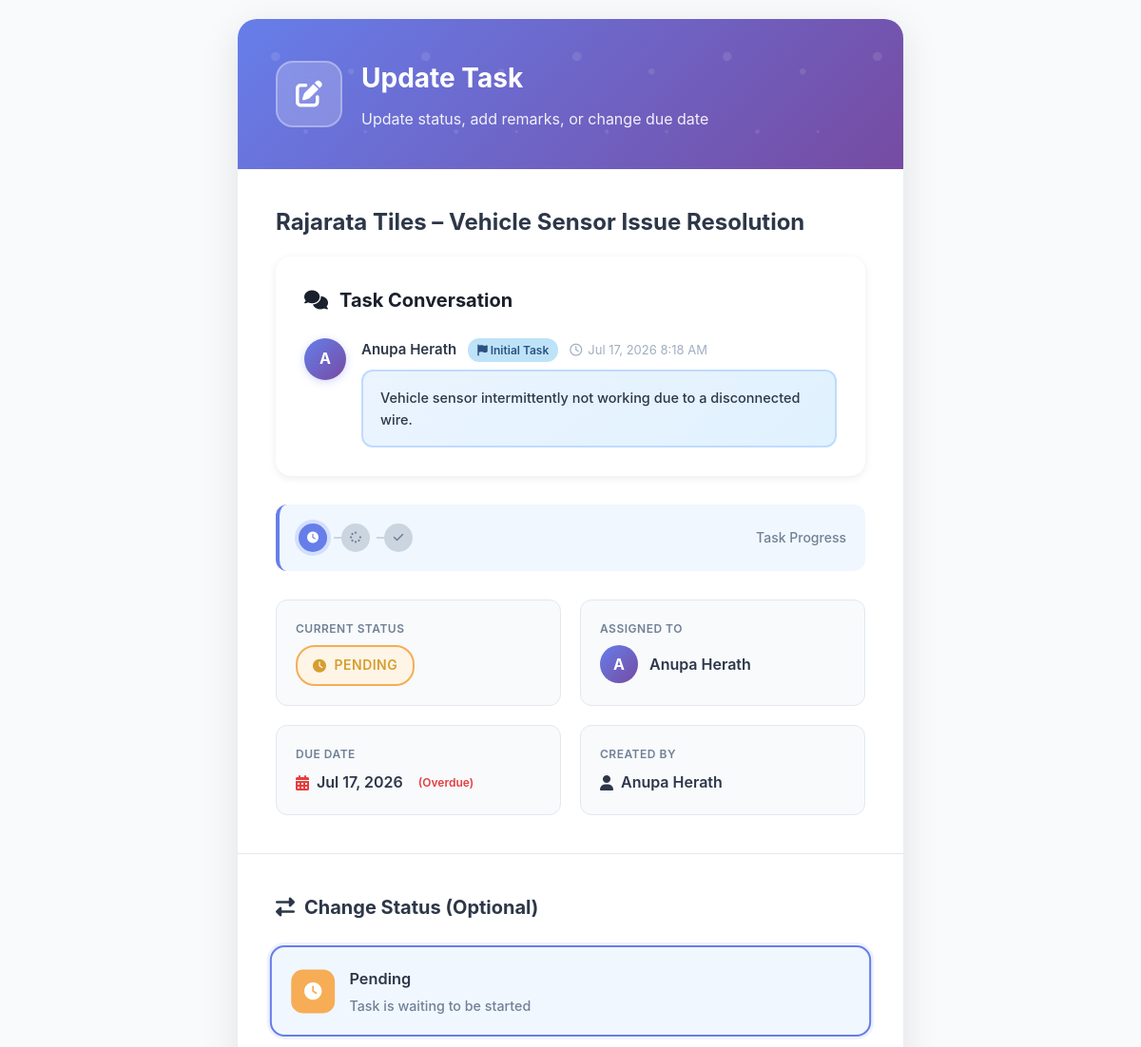
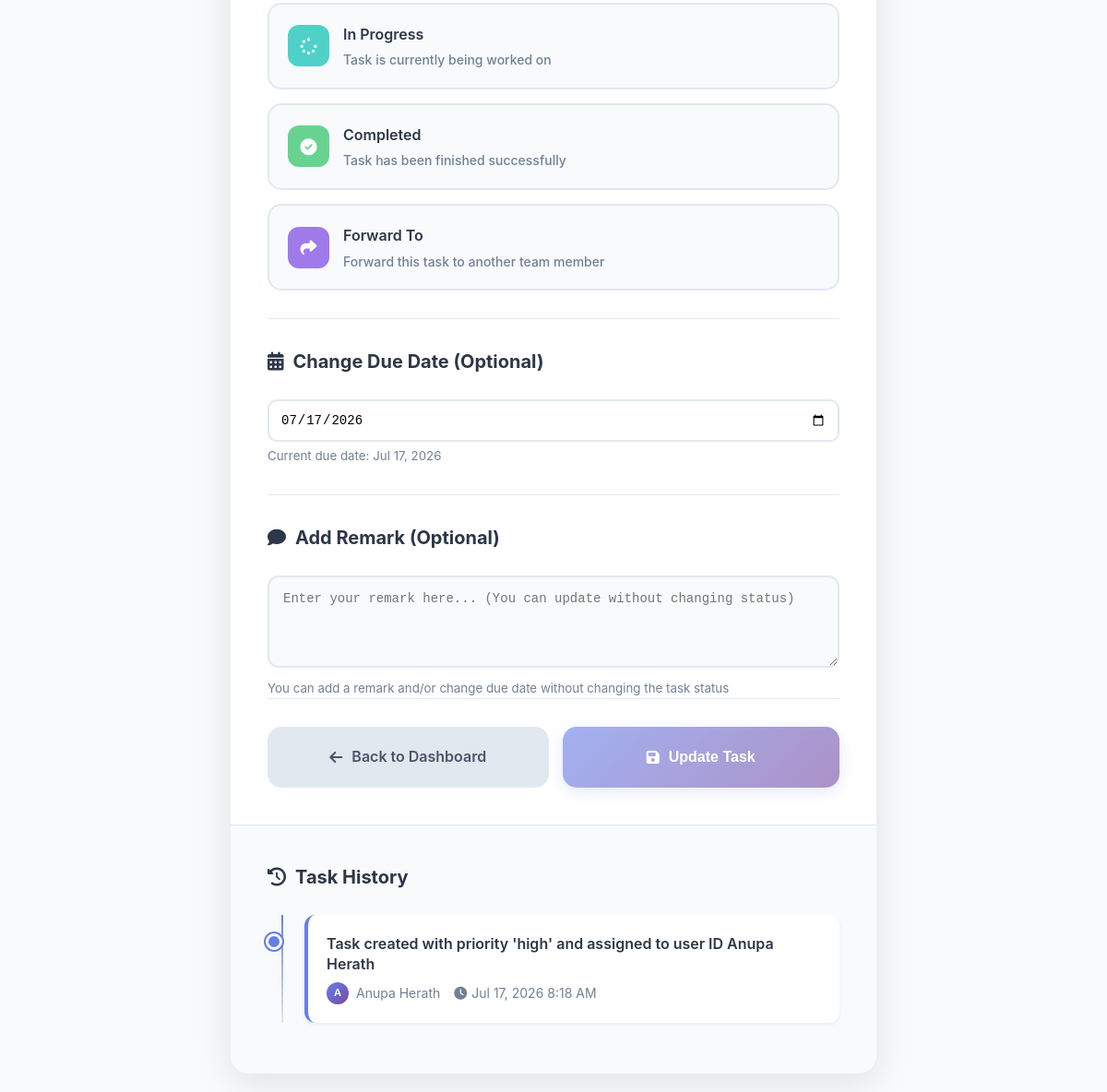
The page /update_task.php?id=839 (signed in) on the database its author committed (2 pictures, top to bottom).
### tables this page shows
CREATE TABLE `tasks` (
  `id` int(11) NOT NULL,
  `title` varchar(200) NOT NULL,
  `description` text,
  `assigned_to` int(11) NOT NULL,
  `created_by` int(11) NOT NULL,
  `status` enum('pending','in_progress','completed') DEFAULT 'pending',
  `priority` varchar(255) NOT NULL,
  `due_date` date DEFAULT NULL,
  `created_at` timestamp NOT NULL DEFAULT CURRENT_TIMESTAMP,
  `updated_at` timestamp NOT NULL DEFAULT CURRENT_TIMESTAMP ON UPDATE CURRENT_TIMESTAMP
);

CREATE TABLE `users` (
  `id` int(11) NOT NULL,
  `username` varchar(50) NOT NULL,
  `password` varchar(255) NOT NULL,
  `full_name` varchar(100) NOT NULL,
  `role` enum('Business Analyst','UI Developer','Intern Web Developer','Associate Web Developer','Senior Web Developer','Team Lead','Assistant Manager','Manager') NOT NULL,
  `email` varchar(100) DEFAULT NULL,
  `created_at` timestamp NOT NULL DEFAULT CURRENT_TIMESTAMP
);

CREATE TABLE `task_history` (
  `id` int(11) NOT NULL,
  `task_id` int(11) NOT NULL,
  `action` varchar(100) NOT NULL,
  `performed_by` int(11) NOT NULL,
  `performed_at` timestamp NOT NULL DEFAULT CURRENT_TIMESTAMP
);

### update_task.php (the view, shortened to what this page needs)
<?php
require_once 'config.php';
$task_id = $_GET['id'] ?? 0;
$stmt = $pdo->prepare("SELECT * FROM tasks WHERE id = ?");
$stmt->execute([$task_id]);
$task = $stmt->fetch();
$stmt = $pdo->prepare("SELECT full_name FROM users WHERE id = ?");
$stmt->execute([$task['assigned_to']]);
$assignee_name = $stmt->fetchColumn();
$stmt = $pdo->prepare("SELECT full_name FROM users WHERE id = ?");
$stmt->execute([$task['created_by']]);
$creator_name = $stmt->fetchColumn();
$stmt = $pdo->prepare("SELECT h.*, u.full_name FROM task_history h JOIN users u ON h.performed_by = u.id WHERE task_id = ? ORDER BY performed_at DESC");
$stmt->execute([$task_id]);
$history = $stmt->fetchAll();
$stmt = $pdo->prepare("
    SELECT r.*, u.full_name
    FROM task_remarks r
    JOIN users u ON r.created_by = u.id
    WHERE r.task_id = ?
    ORDER BY r.created_at DESC
");
$stmt->execute([$task_id]);
$remarks = $stmt->fetchAll();
?>
<!DOCTYPE html>
<html lang="en">
<head>
    <link href="https://cdnjs.cloudflare.com/ajax/libs/font-awesome/6.4.0/css/all.min.css" rel="stylesheet">
    <link rel="stylesheet" href="./assets/css/update_task.css">
</head>
<body>
    <div class="container">
        <div class="header">
            <div class="header-content">
                <div class="header-icon">
                    <i class="fas fa-edit"></i>
                </div>
                <div class="header-text">
                    <h1>Update Task</h1>
                    <p class="header-subtitle">Update status, add remarks, or change due date</p>
                </div>
            </div>
        </div>
        <div class="task-details">
            <h2 class="task-title"><?php echo htmlspecialchars($task['title']); ?></h2>
        <div class="conversation-section">
            <h3 class="conversation-title">
                <i class="fas fa-comments"></i>
                Task Conversation
            </h3>
            <?php if (empty($task['description']) && empty($remarks)): ?>
                <div class="conversation-empty">
                    <i class="fas fa-comment-slash"></i>
                    <p>No conversation history available yet.</p>
                </div>
            <?php else: ?>
                <div class="conversation-thread">
                    <?php if (!empty($task['description'])): ?>
                        <div class="conversation-message">
                            <div class="message-avatar">
                                <?php echo strtoupper(substr($creator_name, 0, 1)); ?>
                            </div>
                            <div class="message-content">
                                <div class="message-header">
                                    <span class="message-author"><?php echo htmlspecialchars($creator_name); ?></span>
                                    <span class="message-badge initial">
                                        <i class="fas fa-flag"></i> Initial Task
                                    </span>
                                    <span class="message-time">
                                        <i class="far fa-clock"></i>
                                        <?php echo date('M j, Y g:i A', strtotime($task['created_at'])); ?>
                                    </span>
                                </div>
                                <div class="message-body initial-description">
                                    <?php echo nl2br(htmlspecialchars($task['description'])); ?>
                                </div>
                            </div>
                        </div>
                    <?php endif; ?>
                </div>
            <?php endif; ?>
        </div>
            <div class="progress-indicator">
                <div class="progress-steps">
                    <div class="progress-step <?php echo $task['status'] === 'pending' ? 'current' : ($task['status'] === 'in_progress' || $task['status'] === 'completed' ? 'completed' : 'pending'); ?>">
                        <i class="fas fa-clock"></i>
                    </div>
                    <div class="progress-step <?php echo $task['status'] === 'in_progress' ? 'current' : ($task['status'] === 'completed' ? 'completed' : 'pending'); ?>">
                        <i class="fas fa-spinner"></i>
                    </div>
                    <div class="progress-step <?php echo $task['status'] === 'completed' ? 'current completed' : 'pending'; ?>">
                        <i class="fas fa-check"></i>
                    </div>
                </div>
                <div style="font-size: 14px; color: #718096; font-weight: 500;">
                    Task Progress
                </div>
            </div>
            <div class="task-meta">
                <div class="meta-item">
                    <div class="meta-label">Current Status</div>
                    <div class="meta-value">
                        <span class="status-current status-<?php echo $task['status']; ?>">
                            <i class="fas fa-<?php echo $task['status'] === 'pending' ? 'clock' : ($task['status'] === 'in_progress' ? 'spinner' : 'check-circle'); ?>"></i>
                            <?php echo ucfirst(str_replace('_', ' ', $task['status'])); ?>
                        </span>
                    </div>
                </div>
                <div class="meta-item">
                    <div class="meta-label">Assigned To</div>
                    <div class="meta-value">
                        <div class="assignee-info">
                            <div class="assignee-avatar">
                                <?php echo strtoupper(substr($assignee_name, 0, 1)); ?>
                            </div>
                            <?php echo htmlspecialchars($assignee_name); ?>
                        </div>
                    </div>
                </div>
                <div class="meta-item">
                    <div class="meta-label">Due Date</div>
                    <div class="meta-value">
                        <i class="fas fa-calendar-alt" style="color: <?php echo ($task['due_date'] < date('Y-m-d') && $task['status'] !== 'completed') ? '#e53e3e' : '#718096'; ?>;"></i>
                        <?php echo date('M j, Y', strtotime($task['due_date'])); ?>
                        <?php if ($task['due_date'] < date('Y-m-d') && $task['status'] !== 'completed'): ?>
                            <span style="color: #e53e3e; font-size: 12px; margin-left: 8px;">(Overdue)</span>
                        <?php endif; ?>
                    </div>
                </div>
                <div class="meta-item">
                    <div class="meta-label">Created By</div>
                    <div class="meta-value">
                        <i class="fas fa-user"></i>
                        <?php echo htmlspecialchars($creator_name); ?>
                    </div>
                </div>
            </div>
        </div>
        <div class="form-section">
            <h3 class="form-title">
                <i class="fas fa-exchange-alt"></i>
                Change Status (Optional)
            </h3>
            <form method="POST" id="updateStatusForm">
                <div class="status-options">
                    <div class="status-option pending">
                        <label for="status_pending">
                            <div class="status-icon">
                                <i class="fas fa-clock"></i>
                            </div>
                            <div class="status-text">
                                <div class="status-name">Pending</div>
                                <div class="status-description">Task is waiting to be started</div>
                            </div>
                        </label>
                    </div>
                    <div class="status-option in-progress">
                        <label for="status_progress">
                            <div class="status-icon">
                                <i class="fas fa-spinner"></i>
                            </div>
                            <div class="status-text">
                                <div class="status-name">In Progress</div>
                                <div class="status-description">Task is currently being worked on</div>
                            </div>
                        </label>
                    </div>
                    <div class="status-option completed">
                        <label for="status_completed">
                            <div class="status-icon">
                                <i class="fas fa-check-circle"></i>
                            </div>
                            <div class="status-text">
                                <div class="status-name">Completed</div>
                                <div class="status-description">Task has been finished successfully</div>
                            </div>
                        </label>
                    </div>
                    <div class="status-option forward">
                        <label for="status_forward">
                            <div class="status-icon">
                                <i class="fas fa-share"></i>
                            </div>
                            <div class="status-text">
                                <div class="status-name">Forward To</div>
                                <div class="status-description">Forward this task to another team member</div>
                            </div>
                        </label>
                    </div>
                </div>
                <div class="remark-section" style="margin-top: 20px;">
                    <h3 class="form-title">
                        <i class="fas fa-calendar-alt"></i>
                        Change Due Date (Optional)
                    </h3>
                    <div class="remark-form">
                        <input
                            type="date"
                            name="due_date"
                            id="due_date"
                            value="<?php echo $task['due_date']; ?>"
                            class="filter-input"
                            style="width: 100%; padding: 12px; border: 2px solid #e2e8f0; border-radius: 10px; font-size: 14px;">
                        <small style="color: #718096; margin-top: 5px; display: block;">
                            Current due date: <?php echo date('M j, Y', strtotime($task['due_date'])); ?>
                        </small>
                    </div>
                </div>
                <div class="remark-section">
                    <h3 class="form-title">
                        <i class="fas fa-comment"></i>
                        Add Remark (Optional)
                    </h3>
                    <div class="remark-form">
                        <textarea
                            name="remark"
                            id="remark"
                            class="remark-input"
                            placeholder="Enter your remark here... (You can update without changing status)"
                            rows="4"></textarea>
                        <small style="color: #718096; margin-top: 5px; display: block;">
                            You can add a remark and/or change due date without changing the task status
                        </small>
                    </div>
                </div>
                <div class="form-actions">
                    <a href="dashboard.php" class="btn btn-secondary">
                        <i class="fas fa-arrow-left"></i>
                        Back to Dashboard
                    </a>
                    <button type="submit" class="btn btn-primary" id="updateBtn">
                    </button>
                </div>
            </form>
        </div>
        <div class="history-section">
            <h3 class="history-title">
                <i class="fas fa-history"></i>
                Task History
            </h3>
            <?php if (empty($history)): ?>
                <div class="history-empty">
                    <i class="fas fa-clipboard-list"></i>
                    <p>No history available for this task yet.</p>
                </div>
            <?php else: ?>
                <div class="history-timeline">
                    <?php foreach ($history as $item): ?>
                        <div class="history-item">
                            <div class="history-action"><?php echo htmlspecialchars($item['action']); ?></div>
                            <div class="history-meta">
                                <div class="history-performer">
                                    <div class="history-avatar">
                                        <?php echo strtoupper(substr($item['full_name'], 0, 1)); ?>
                                    </div>
                                    <span><?php echo htmlspecialchars($item['full_name']); ?></span>
                                </div>
                                <div class="history-time">
                                    <i class="fas fa-clock"></i>
                                    <?php echo date('M j, Y g:i A', strtotime($item['performed_at'])); ?>
                                </div>
                            </div>
                        </div>
                    <?php endforeach; ?>
                </div>
            <?php endif; ?>
        </div>
    </div>
</body>
</html>

### update_task.php (style rules this page uses)
.conversation-section { background: #fff; border-radius: 16px; padding: 30px; box-shadow: 0 2px 8px rgba(0, 0, 0, 0.08); margin-bottom: 30px; }
.conversation-title { font-size: 20px; font-weight: 700; color: #1a202c; margin-bottom: 24px; display: flex; align-items: center; gap: 12px; }
.conversation-thread { display: flex; flex-direction: column; gap: 20px; }
.conversation-message { display: flex; gap: 16px; animation: fadeInUp 0.3s ease-out; }
.message-avatar { width: 44px; height: 44px; border-radius: 50%; background: linear-gradient(135deg, #667eea 0%, #764ba2 100%); display: flex; align-items: center; justify-content: center; color: white; font-weight: 700; font-size: 16px; flex-shrink: 0; box-shadow: 0 2px 8px rgba(102, 126, 234, 0.3); }
.message-content { flex: 1; }
.message-header { display: flex; align-items: center; gap: 12px; margin-bottom: 8px; }
.message-author { font-weight: 600; color: #2d3748; font-size: 15px; }
.message-time { font-size: 13px; color: #a0aec0; display: flex; align-items: center; gap: 6px; }
.message-badge { background: #edf2f7; color: #4a5568; padding: 3px 10px; border-radius: 12px; font-size: 12px; font-weight: 600; }
.message-badge.initial { background: #bee3f8; color: #2c5282; }
.message-body { background: #f7fafc; border: 2px solid #e2e8f0; border-radius: 12px; padding: 16px 18px; line-height: 1.6; color: #2d3748; font-size: 14.5px; }
.message-body.initial-description { background: linear-gradient(135deg, #ebf4ff 0%, #e0f2fe 100%); border-color: #bfdbfe; font-weight: 500; }

### rows shown on the page
tasks: title "Rajarata Tiles – Vehicle Sensor Issue Resolution", created_at "Jul 17, 2026 8:18 AM", description "Vehicle sensor intermittently not working due to a disconnected wire.", status "PENDING", due_date "Jul 17, 2026", due_date "07/17/2026"
users: full_name "A", full_name "Anupa Herath"
task_history: action "Task created with priority 'high' and assigned to user ID Anupa Herath", performed_by.full_name "A", performed_by.full_name "Anupa Herath", performed_at "Jul 17, 2026 8:18 AM"
